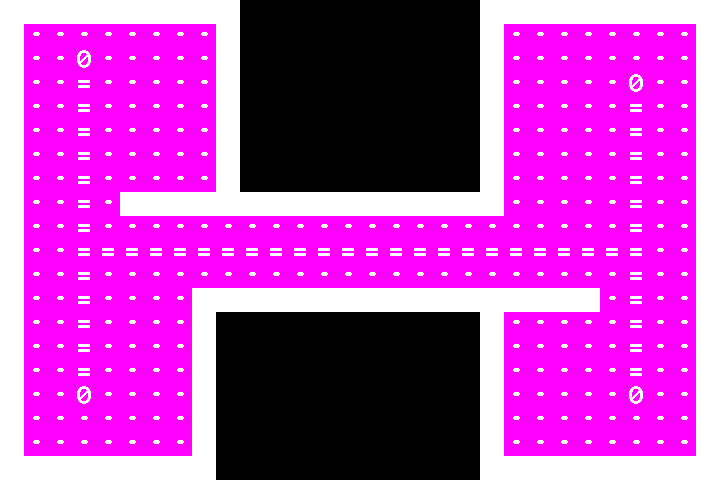

Below is a game level as drawn by its tile map, then a one-line description and the .tmx file that defines it, in full:
An orthogonal 30x20 tile map with 24x24 px tiles, 1 tile layer (Tile Layer 1).

<map version="1.0" orientation="orthogonal" renderorder="right-down" width="30" height="20" tilewidth="24" tileheight="24" nextobjectid="1">
 <tileset firstgid="1" name="tileset" tilewidth="24" tileheight="24" tilecount="160" columns="16">
  <image source="../tileset.png" width="384" height="240" />
 </tileset>
 <layer name="Tile Layer 1" width="30" height="20">
  <data encoding="csv">
156,156,156,156,156,156,156,156,156,156,0,0,0,0,0,0,0,0,0,0,156,156,156,156,156,156,156,156,156,156,
156,97,97,97,97,97,97,97,97,156,0,0,0,0,0,0,0,0,0,0,156,97,97,97,97,97,97,97,97,156,
156,97,97,1,97,97,97,97,97,156,0,0,0,0,0,0,0,0,0,0,156,97,97,97,97,97,97,97,97,156,
156,97,97,14,97,97,97,97,97,156,0,0,0,0,0,0,0,0,0,0,156,97,97,97,97,97,1,97,97,156,
156,97,97,14,97,97,97,97,97,156,0,0,0,0,0,0,0,0,0,0,156,97,97,97,97,97,14,97,97,156,
156,97,97,14,97,97,97,97,97,156,0,0,0,0,0,0,0,0,0,0,156,97,97,97,97,97,14,97,97,156,
156,97,97,14,97,97,97,97,97,156,0,0,0,0,0,0,0,0,0,0,156,97,97,97,97,97,14,97,97,156,
156,97,97,14,97,97,97,97,97,156,0,0,0,0,0,0,0,0,0,0,156,97,97,97,97,97,14,97,97,156,
156,97,97,14,97,156,156,156,156,156,156,156,156,156,156,156,156,156,156,156,156,97,97,97,97,97,14,97,97,156,
156,97,97,14,97,97,97,97,97,97,97,97,97,97,97,97,97,97,97,97,97,97,97,97,97,97,14,97,97,156,
156,97,97,14,14,14,14,14,14,14,14,14,14,14,14,14,14,14,14,14,14,14,14,14,14,14,14,97,97,156,
156,97,97,14,97,97,97,97,97,97,97,97,97,97,97,97,97,97,97,97,97,97,97,97,97,97,14,97,97,156,
156,97,97,14,97,97,97,97,156,156,156,156,156,156,156,156,156,156,156,156,156,156,156,156,156,97,14,97,97,156,
156,97,97,14,97,97,97,97,156,0,0,0,0,0,0,0,0,0,0,0,156,97,97,97,97,97,14,97,97,156,
156,97,97,14,97,97,97,97,156,0,0,0,0,0,0,0,0,0,0,0,156,97,97,97,97,97,14,97,97,156,
156,97,97,14,97,97,97,97,156,0,0,0,0,0,0,0,0,0,0,0,156,97,97,97,97,97,14,97,97,156,
156,97,97,1,97,97,97,97,156,0,0,0,0,0,0,0,0,0,0,0,156,97,97,97,97,97,1,97,97,156,
156,97,97,97,97,97,97,97,156,0,0,0,0,0,0,0,0,0,0,0,156,97,97,97,97,97,97,97,97,156,
156,97,97,97,97,97,97,97,156,0,0,0,0,0,0,0,0,0,0,0,156,97,97,97,97,97,97,97,97,156,
156,156,156,156,156,156,156,156,156,0,0,0,0,0,0,0,0,0,0,0,156,156,156,156,156,156,156,156,156,156
</data>
 </layer>
</map>